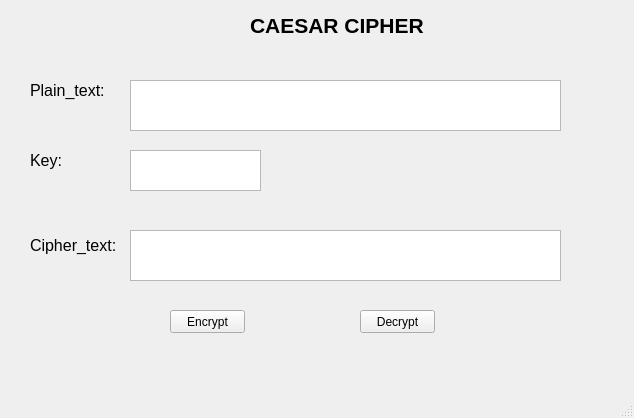
<?xml version="1.0" encoding="UTF-8"?>
<ui version="4.0">
 <class>MainWindow</class>
 <widget class="QMainWindow" name="MainWindow">
  <property name="geometry">
   <rect>
    <x>0</x>
    <y>0</y>
    <width>634</width>
    <height>418</height>
   </rect>
  </property>
  <property name="windowTitle">
   <string>MainWindow</string>
  </property>
  <widget class="QWidget" name="centralwidget">
   <widget class="QLabel" name="label">
    <property name="geometry">
     <rect>
      <x>250</x>
      <y>0</y>
      <width>221</width>
      <height>51</height>
     </rect>
    </property>
    <property name="font">
     <font>
      <pointsize>16</pointsize>
      <weight>75</weight>
      <bold>true</bold>
     </font>
    </property>
    <property name="text">
     <string>CAESAR CIPHER</string>
    </property>
   </widget>
   <widget class="QLabel" name="label_2">
    <property name="geometry">
     <rect>
      <x>30</x>
      <y>80</y>
      <width>101</width>
      <height>20</height>
     </rect>
    </property>
    <property name="font">
     <font>
      <pointsize>12</pointsize>
     </font>
    </property>
    <property name="text">
     <string>Plain_text:</string>
    </property>
   </widget>
   <widget class="QLabel" name="label_3">
    <property name="geometry">
     <rect>
      <x>30</x>
      <y>230</y>
      <width>101</width>
      <height>31</height>
     </rect>
    </property>
    <property name="font">
     <font>
      <pointsize>12</pointsize>
     </font>
    </property>
    <property name="text">
     <string>Cipher_text:</string>
    </property>
   </widget>
   <widget class="QLabel" name="label_4">
    <property name="geometry">
     <rect>
      <x>30</x>
      <y>150</y>
      <width>71</width>
      <height>20</height>
     </rect>
    </property>
    <property name="font">
     <font>
      <pointsize>12</pointsize>
     </font>
    </property>
    <property name="text">
     <string>Key:</string>
    </property>
   </widget>
   <widget class="QTextEdit" name="txt_plaintext">
    <property name="geometry">
     <rect>
      <x>130</x>
      <y>80</y>
      <width>431</width>
      <height>51</height>
     </rect>
    </property>
   </widget>
   <widget class="QTextEdit" name="txt_key">
    <property name="geometry">
     <rect>
      <x>130</x>
      <y>150</y>
      <width>131</width>
      <height>41</height>
     </rect>
    </property>
   </widget>
   <widget class="QTextEdit" name="txt_ciphertext">
    <property name="geometry">
     <rect>
      <x>130</x>
      <y>230</y>
      <width>431</width>
      <height>51</height>
     </rect>
    </property>
   </widget>
   <widget class="QPushButton" name="btn_encrypt">
    <property name="geometry">
     <rect>
      <x>170</x>
      <y>310</y>
      <width>75</width>
      <height>23</height>
     </rect>
    </property>
    <property name="text">
     <string>Encrypt</string>
    </property>
   </widget>
   <widget class="QPushButton" name="btn_decrypt">
    <property name="geometry">
     <rect>
      <x>360</x>
      <y>310</y>
      <width>75</width>
      <height>23</height>
     </rect>
    </property>
    <property name="text">
     <string>Decrypt</string>
    </property>
   </widget>
  </widget>
  <widget class="QMenuBar" name="menubar">
   <property name="geometry">
    <rect>
     <x>0</x>
     <y>0</y>
     <width>634</width>
     <height>21</height>
    </rect>
   </property>
  </widget>
  <widget class="QStatusBar" name="statusbar"/>
 </widget>
 <resources/>
 <connections/>
</ui>
